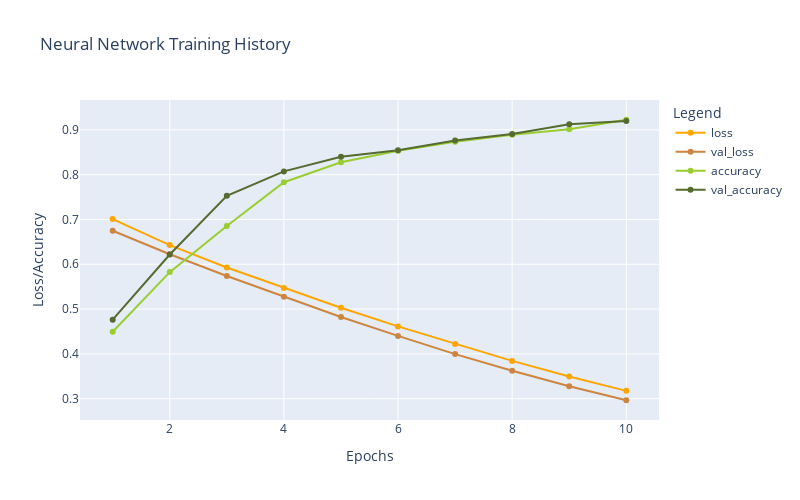

The cell this chart's notebook holds for it:
### Code cell
plot_history(history1)

### Figure 1 — Plotly figure (JSON) as saved in the notebook; plotly's stock layout.template omitted (floating-point values rounded to 4 significant figures)
{"data": [{"hovertemplate": "Legend=loss<br>Epochs=%{x}<br>Loss/Accuracy=%{y}<extra></extra>", "legendgroup": "loss", "line": {"color": "orange", "dash": "solid"}, "marker": {"symbol": "circle"}, "mode": "lines+markers", "name": "loss", "orientation": "v", "showlegend": true, "type": "scatter", "x": [1, 2, 3, 4, 5, 6, 7, 8, 9, 10], "xaxis": "x", "y": [0.7009, 0.6428, 0.5927, 0.547, 0.503, 0.4613, 0.4221, 0.3844, 0.3495, 0.3175], "yaxis": "y"}, {"hovertemplate": "Legend=val_loss<br>Epochs=%{x}<br>Loss/Accuracy=%{y}<extra></extra>", "legendgroup": "val_loss", "line": {"color": "peru", "dash": "solid"}, "marker": {"symbol": "circle"}, "mode": "lines+markers", "name": "val_loss", "orientation": "v", "showlegend": true, "type": "scatter", "x": [1, 2, 3, 4, 5, 6, 7, 8, 9, 10], "xaxis": "x", "y": [0.6749, 0.6225, 0.5739, 0.5275, 0.4823, 0.4402, 0.3995, 0.3623, 0.328, 0.2966], "yaxis": "y"}, {"hovertemplate": "Legend=accuracy<br>Epochs=%{x}<br>Loss/Accuracy=%{y}<extra></extra>", "legendgroup": "accuracy", "line": {"color": "yellowgreen", "dash": "solid"}, "marker": {"symbol": "circle"}, "mode": "lines+markers", "name": "accuracy", "orientation": "v", "showlegend": true, "type": "scatter", "x": [1, 2, 3, 4, 5, 6, 7, 8, 9, 10], "xaxis": "x", "y": [0.4494, 0.5825, 0.6855, 0.783, 0.8277, 0.8532, 0.8733, 0.8888, 0.9015, 0.9225], "yaxis": "y"}, {"hovertemplate": "Legend=val_accuracy<br>Epochs=%{x}<br>Loss/Accuracy=%{y}<extra></extra>", "legendgroup": "val_accuracy", "line": {"color": "darkolivegreen", "dash": "solid"}, "marker": {"symbol": "circle"}, "mode": "lines+markers", "name": "val_accuracy", "orientation": "v", "showlegend": true, "type": "scatter", "x": [1, 2, 3, 4, 5, 6, 7, 8, 9, 10], "xaxis": "x", "y": [0.4764, 0.6218, 0.7527, 0.8073, 0.84, 0.8545, 0.8764, 0.8909, 0.9127, 0.92], "yaxis": "y"}], "layout": {"height": 500, "legend": {"title": {"text": "Legend"}, "tracegroupgap": 0}, "title": {"text": "Neural Network Training History"}, "width": 800, "xaxis": {"anchor": "y", "domain": [0, 1], "title": {"text": "Epochs"}}, "yaxis": {"anchor": "x", "domain": [0, 1], "title": {"text": "Loss/Accuracy"}}}}
